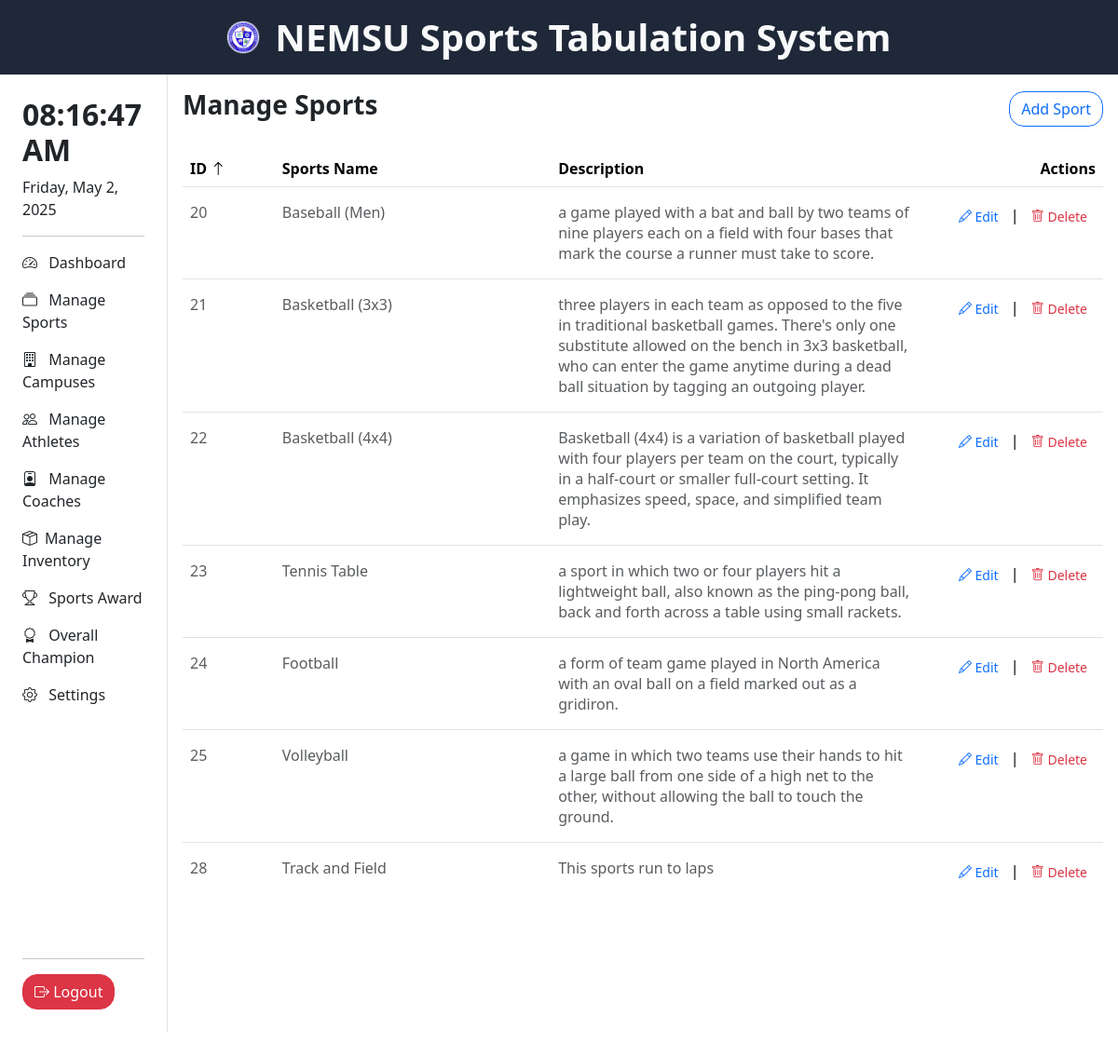
Before: /pages/manage_sports.php (signed in) with the older database file.
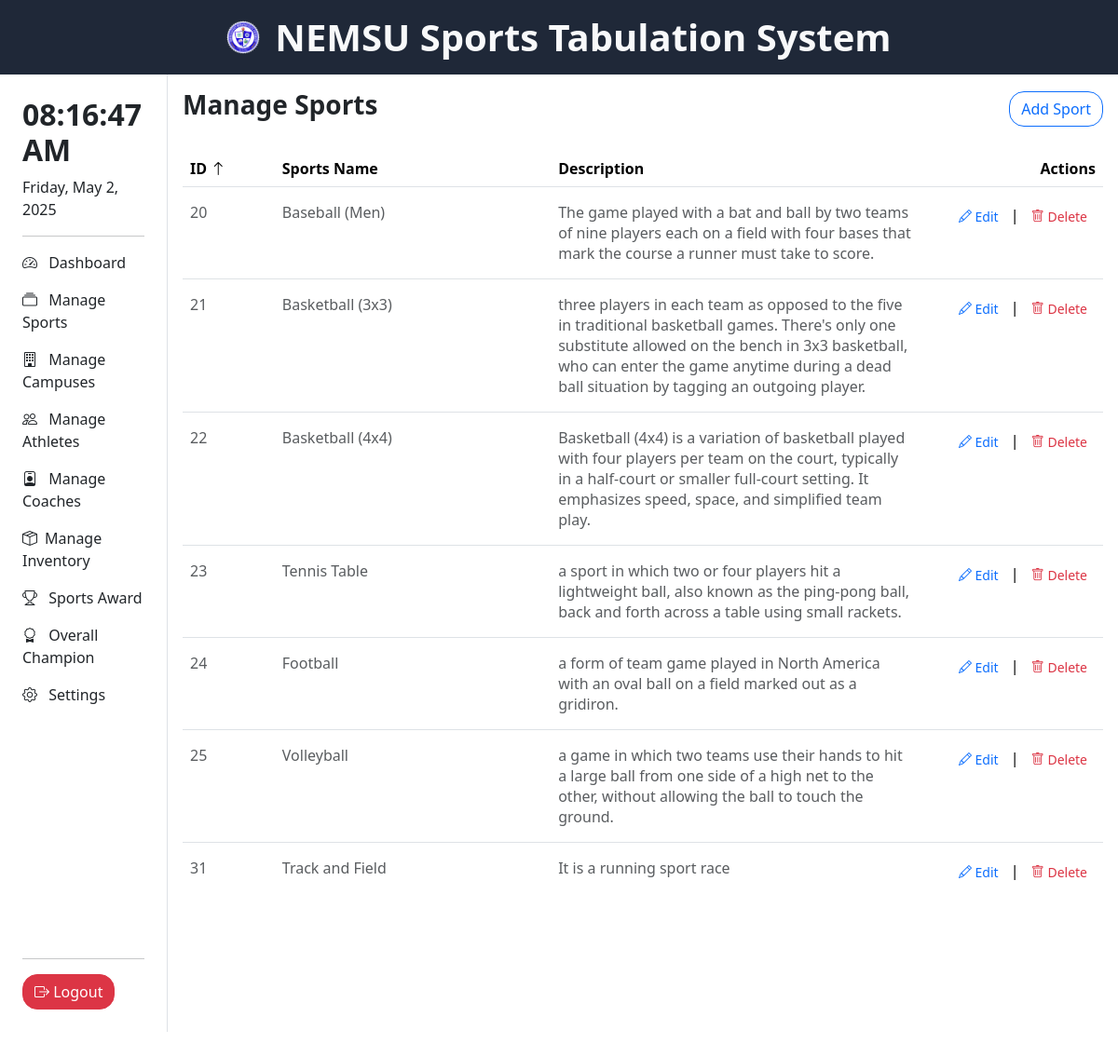
After: the same page with the newer database file.
### tables this page shows
CREATE TABLE `sports` (
  `id` int(11) NOT NULL,
  `name` varchar(255) NOT NULL,
  `description` varchar(500) NOT NULL
);

### pages/manage_sports.php (the view, shortened to what this page needs)
<html lang="en">
<head>
    <?php include '../header.php'; ?>
</head>
<body>
    <div>
        <?php include 'head_nav.php'; ?>
        <div style="height: 90vh;" class="d-flex flex-row">
            <div style="width: 15%">
                <?php include 'navigation.php'; ?>
            </div>
            <div style="width: 85%">
                <div class="container p-3">
                <div class="d-flex justify-content-between align-items-center mb-4">
                    <h3 class="fw-bold">Manage Sports</h3>
                    <button type="button" class="btn rounded-4 btn-outline-primary" data-bs-toggle="modal" data-bs-target="#addSportModal">
                        Add Sport
                    </button>
                </div>
                <div style="overflow-y: auto; max-height: 70vh;">
                    <table class="table">
                        <thead>
                            <tr>
                                <?php
                                $sort_column = $_GET['sort'] ?? 'id';
                                $sort_order = $_GET['order'] ?? 'asc';
                                $new_order = $sort_order === 'asc' ? 'desc' : 'asc';
                                ?>
                                <th scope="col" style="width: 10%;">
                                    <a href="?sort=id&order=<?= $new_order ?>" style="text-decoration: none; color: black;">
                                        ID <?= $sort_column === 'id' ? ($sort_order === 'asc' ? '<i class="bi bi-arrow-up"></i>' : '<i class="bi bi-arrow-down"></i>') : '' ?>
                                    </a>
                                </th>
                                <th scope="col" style="width: 30%;">
                                    <a href="?sort=name&order=<?= $new_order ?>" style="text-decoration: none; color: black;">
                                        Sports Name <?= $sort_column === 'name' ? ($sort_order === 'asc' ? '<i class="bi bi-arrow-up"></i>' : '<i class="bi bi-arrow-down"></i>') : '' ?>
                                    </a>
                                </th>
                                <th scope="col" style="width: 40%;">
                                    <a href="?sort=description&order=<?= $new_order ?>" style="text-decoration: none; color: black;">
                                        Description <?= $sort_column === 'description' ? ($sort_order === 'asc' ? '<i class="bi bi-arrow-up"></i>' : '<i class="bi bi-arrow-down"></i>') : '' ?>
                                    </a>
                                </th>
                                <th scope="col" style="width: 20%;" class="text-end">Actions</th>
                            </tr>
                        </thead>
                        <tbody>
                            <?php
                            $query = "SELECT * FROM sports ORDER BY $sort_column $sort_order";
                            $result = mysqli_query($conn, $query);
                            if ($result && mysqli_num_rows($result) > 0) {
                                while ($sport = mysqli_fetch_assoc($result)) {
                                    echo "<tr>";
                                    echo "<td class='text-muted py-3'>{$sport['id']}</td>";
                                    echo "<td class='text-muted py-3'>{$sport['name']}</td>";
                                    echo "<td class='text-muted py-3'>{$sport['description']}</td>";
                                    echo "<td class='text-end py-3'>
                                        <a href='edit_sport.php?id={$sport['id']}' class='btn btn-sm text-primary'><i class='bi bi-pencil'></i> Edit</a> |
                                        <a href='delete_sport.php?id={$sport['id']}' class='btn btn-sm text-danger'><i class='bi bi-trash'></i> Delete</a>
                                    </td>";
                                    echo "</tr>";
                                }
                            } else {
                                echo "<tr><td colspan='4' class='text-center text-muted py-2'>No sports found</td></tr>";
                            }
                            ?>
                        </tbody>
                    </table>
                </div>
                </div>
            </div>
        </div>
    </div>
</body>
</html>

Changed rows visible on the page:
removed sports: id "28", name "Track and Field", description "This sports run to laps"
changed sports "Baseball (Men)": description "a game played with a bat and ball by two teams of nine players each on a field with four bases that mark the course a runner must take to score." → "The game played with a bat and ball by two teams of nine players each on a field with four bases that mark the course a runner must take to score."
added sports: id "31", name "Track and Field", description "It is a running sport race"
